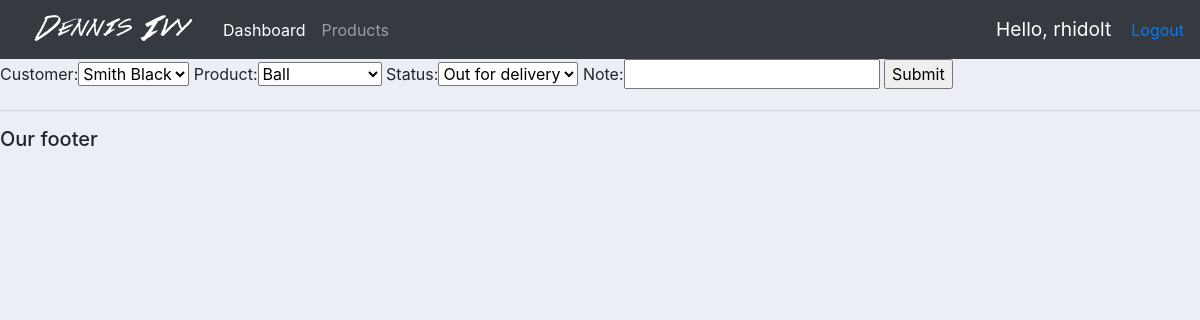
/update_order/7/ (signed in), run on the app's committed database.
### accounts/models.py (models this page shows)
class order(models.Model):
    STATUS = (
        ('Pending', 'Pending'),
        ('Out for delivery', 'Out for delivery'),
        ('Delivered', 'Delivered'),
    )
    customer = models.ForeignKey(customer, null=True, on_delete=models.SET_NULL)
    product = models.ForeignKey(product, null=True, on_delete=models.SET_NULL)
    date_created = models.DateTimeField(auto_now_add=True, null=True)
    status = models.CharField(max_length=200, null=True, choices=STATUS)
    note = models.CharField(max_length=200, null=True)

### accounts/views.py (the view)
# urls.py: path("update_order/<str:pk>/", views.update_order, name="UpdateOrder"),
@login_required(login_url='LoginPage')
def update_order(request, pk):
    order_ = order.objects.get(id=pk)
    form = OrderForm(instance=order_)
    if request.method == 'POST':
        form = OrderForm(request.POST, instance=order_)
        if form.is_valid():
            form.save()
            return redirect('/')
    context = {'form': form}
    return render(request, 'accounts/order_form.html', context=context)

### accounts/forms.py
class OrderForm(ModelForm):
    class Meta:
        model = order
        fields = '__all__'

### accounts/models.py (called while the page is built)
    def __str__(self):
        return self.name

    def __str__(self):
        return self.name

### accounts/templates/accounts/order_form.html (shortened to what this page needs)
{% extends 'accounts/main.html' %}
{% load static %}
{% block content %}
<form action="" method="POST">
    {{form}}
    <input type="submit" name="Submit">
</form>
{% endblock content %}

### accounts/templates/accounts/navbar.html (shortened to what this page needs)
{% load static %}
<nav class="navbar navbar-expand-lg navbar-dark bg-dark">
<img src='{% static 'images/logo.png' %}'>
  <div class="collapse navbar-collapse" id="navbarNav">
    <ul class="navbar-nav">
      {% if request.user.is_staff %}
      <li class="nav-item active">
        <a class="nav-link" href="{% url 'Home' %}">Dashboard <span class="sr-only">(current)</span></a>
      </li>
      <li class="nav-item">
        <a class="nav-link" href="{% url 'Products' %}">Products</a>
      </li>
      {% endif %}
    </ul>
  </div>
  <span id='hello-msg'>Hello, {{request.user}} </span>
  <span><a href='{% url 'LogoutUser' %}'>Logout</a></span>
</nav>

### static/css/main.css (style rules this page uses)
body { background-color: #ebeff5; }

### accounts/templates/accounts/navbar.html (style rules this page uses)
#hello-msg { font-size: 1.2em; color: #fff; margin-right: 20px; }

### data on the page
order: customer "Smith Black", product "Ball", status "Out for delivery"

### other printed values
{{ request.user }} "rhidolt"
